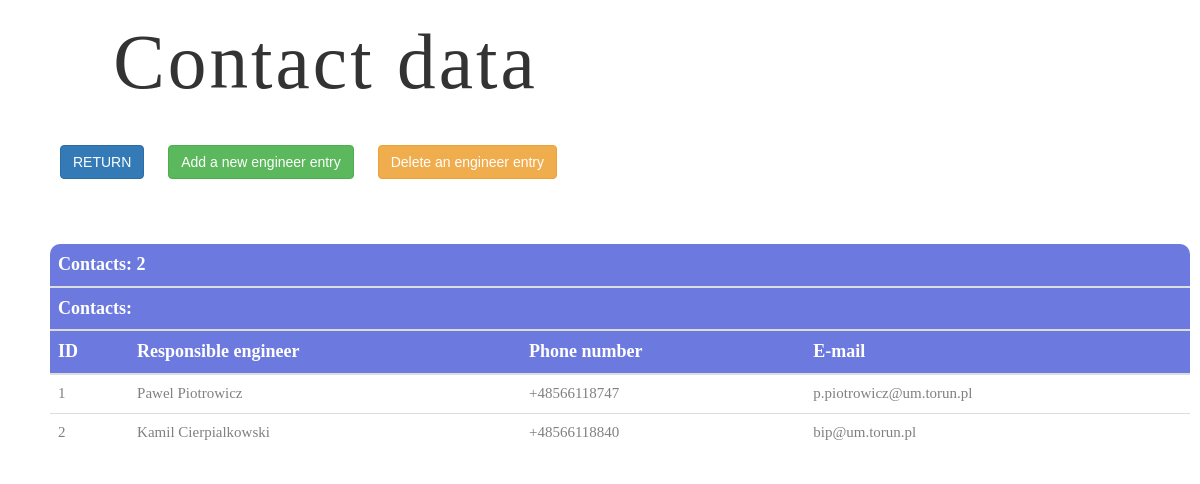
The app's page /contacts.php (signed in) with its own data.
### tables this page shows
CREATE TABLE IF NOT EXISTS `responsible` (
  `id` int(11) NOT NULL AUTO_INCREMENT,
  `responsible person` text NOT NULL,
  `phone` text NOT NULL,
  `e-mail` text NOT NULL,
  KEY `id` (`id`)
);

### contacts.php (the view, shortened to what this page needs)
<?php
require_once 'database.php';
$usersQuery = $db->query('SELECT * FROM responsible');
$users = $usersQuery->fetchAll();
?>
<!DOCTYPE html>
<html lang="en">
<head>
    <link rel="stylesheet" href="css/bootstrap.min.css" >
	</head>
	<body>
	<div class="container">
		<div class="row">
			<div class="col-md-12 margin-left row-m-t">
			<h1><span class="glyphicon glyphicon-bookmark"></span>Contact data</h1>
			<form>
			<input type="button" class="btn btn-primary margin-left-less row-m-t" value="RETURN" onClick='location.href="list.php"'>
			<input type="button" class="btn btn-success margin-left row-m-t" value="Add a new engineer entry" onClick='location.href="add_person.php"'>
			<input type="button" class="btn btn-warning margin-left row-m-t" value="Delete an engineer entry" onClick='location.href="delete_person.php"'>
			</form>
		</div>
	</div>
	<div class="container">
		<div class="row">
		<div class="col-md-12 row-m-t">
				<table class="table">
					<thead>
						<tr><th colspan="4">Contacts: <?= $usersQuery->rowCount() ?></th></tr>
						<tr><th colspan="4">Contacts:   </th></tr>
						<tr><th>ID</th><th>Responsible engineer</th><th>Phone number</th><th>E-mail</th></tr>
					</thead>
					<tbody><br /><?php
						foreach ($users as $user) {
							echo "<tr><td>{$user['id']}</td><td>{$user['responsible person']}</td><td>{$user['phone']}</td><td>{$user['e-mail']}</td></tr>";
						}
						?>
					<br />
					</tbody>
				</table>
		</div>
		</div>
    </div>
</div>
</body>
</html>

### records on screen
responsible: id "1", responsible person "Pawel Piotrowicz", phone "+48566118747", value "p.piotrowicz@um.torun.pl"
responsible: id "2", responsible person "Kamil Cierpialkowski", phone "+48566118840", value "bip@um.torun.pl"

### other values on screen
$usersQuery->rowCount() "2"
